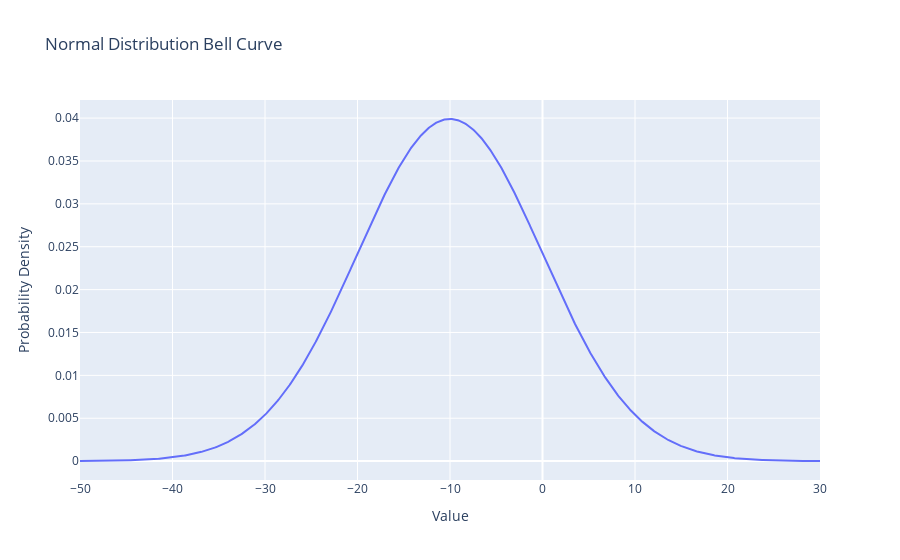

Notebook cell for this chart:
### Code cell
import numpy as np
import plotly.graph_objects as go

# Parameters from your distribution
mean = -10
std_dev = 10

# Create x values for the curve (range around the mean)
x = np.linspace(mean - 4*std_dev, mean + 4*std_dev, 1000)

# Calculate the normal distribution curve (probability density function)
y = (1/(std_dev * np.sqrt(2 * np.pi))) * np.exp(-0.5 * ((x - mean) / std_dev)**2)

# Create the plot
fig = go.Figure(
    data=[
        go.Scatter(
            x=x,
            y=y,
            mode='lines',
            name=f'Normal Distribution (μ={mean}, σ={std_dev})'
        )
    ]
)

fig.update_layout(
    title="Normal Distribution Bell Curve",
    xaxis_title="Value",
    yaxis_title="Probability Density"
)

fig.show()

### Figure 1 — Plotly figure (JSON) as saved in the notebook; plotly's stock layout.template omitted (floating-point values rounded to 4 significant figures; data arrays with more than 128 entries replaced by an {"elided": "..."} marker saying what was removed)
{"data": [{"mode": "lines", "name": "Normal Distribution (μ=-10, σ=10)", "type": "scatter", "x": {"elided": "1000 float values"}, "y": {"elided": "1000 float values"}}], "layout": {"title": {"text": "Normal Distribution Bell Curve"}, "xaxis": {"title": {"text": "Value"}}, "yaxis": {"title": {"text": "Probability Density"}}}}
